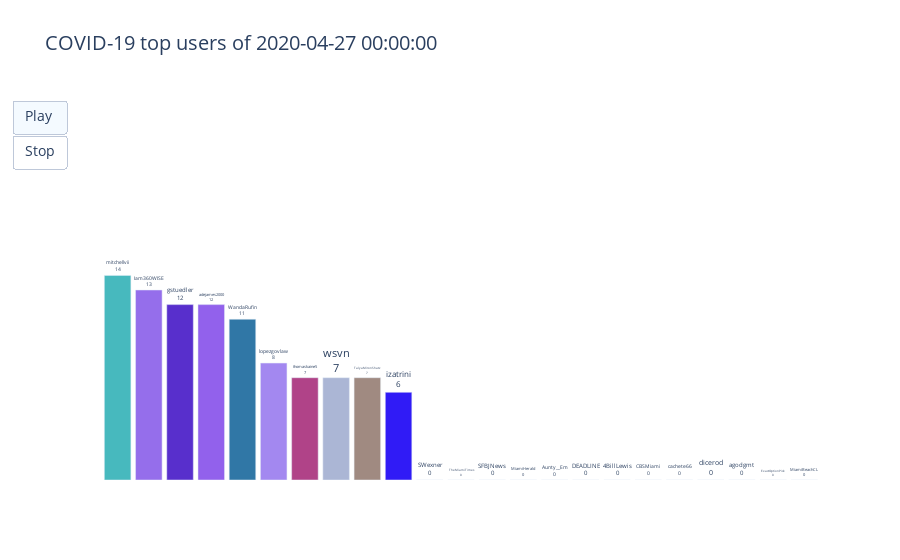

Source (notebook cell):
### Markdown cell above
Let's demonstrate a few more visualizations. This time, let's visualize the top users during that same week in Florida.

### Code cell
start = datetime(year=2020, month=4, day=27)
end = datetime(year=2020, month=5, day=3)
df = days_to_df(lang=['en'], geo=['fl'], start_date=start, end_date=end, metric='users', top_n=10)
fig = get_bar_race_plot(df, 'COVID-19 top users of ')
fig.show()

### Figure 1 — Plotly figure (JSON) as saved in the notebook; plotly's stock layout.template omitted (floating-point values rounded to 4 significant figures)
{"data": [{"cliponaxis": false, "hoverinfo": "none", "marker": {"color": ["rgb(71, 185, 190)", "rgb(149, 110, 235)", "rgb(88, 47, 204)", "rgb(146, 97, 236)", "rgb(48, 119, 166)", "rgb(163, 136, 240)", "rgb(176, 67, 136)", "rgb(171, 182, 213)", "rgb(160, 138, 129)", "rgb(48, 27, 246)", "rgb(32, 12, 194)", "rgb(17, 92, 143)", "rgb(158, 102, 203)", "rgb(156, 93, 223)", "rgb(30, 24, 178)", "rgb(1, 57, 240)", "rgb(151, 89, 208)", "rgb(28, 76, 237)", "rgb(10, 32, 235)", "rgb(60, 27, 182)", "rgb(87, 169, 142)", "rgb(175, 130, 178)", "rgb(80, 19, 159)"]}, "textposition": "outside", "texttemplate": "%{x}<br>%{y}", "type": "bar", "x": ["mitchellvii", "Iam360WISE", "gstuedler", "adejames2000", "WandaRufin", "lopezgovlaw", "thomaskaine5", "wsvn", "TalyaMironShatz", "izatrini", "SWexner", "TheMiamiTimes", "SFBJNews", "MiamiHerald", "Aunty__Em", "DEADLINE", "4BillLewis", "CBSMiami", "cachete66", "dicerod", "agodgmt", "ExactOptionPick", "MiamiBeachCL"], "y": [14, 13, 12, 12, 11, 8, 7, 7, 7, 6, 0, 0, 0, 0, 0, 0, 0, 0, 0, 0, 0, 0, 0]}], "layout": {"bargap": 0.15, "font": {"size": 14}, "plot_bgcolor": "#FFFFFF", "title": {"text": "COVID-19 top users of 2020-04-27 00:00:00"}, "updatemenus": [{"buttons": [{"args": [null, {"frame": {"duration": 2000, "redraw": true}, "fromcurrent": true}], "label": "Play", "method": "animate"}, {"args": [[null], {"frame": {"duration": 0, "redraw": false}, "mode": "immediate", "transition": {"duration": 0}}], "label": "Stop", "method": "animate"}], "type": "buttons"}], "xaxis": {"showline": false, "visible": false}, "yaxis": {"range": [0, 26], "showline": false, "visible": false}}}
